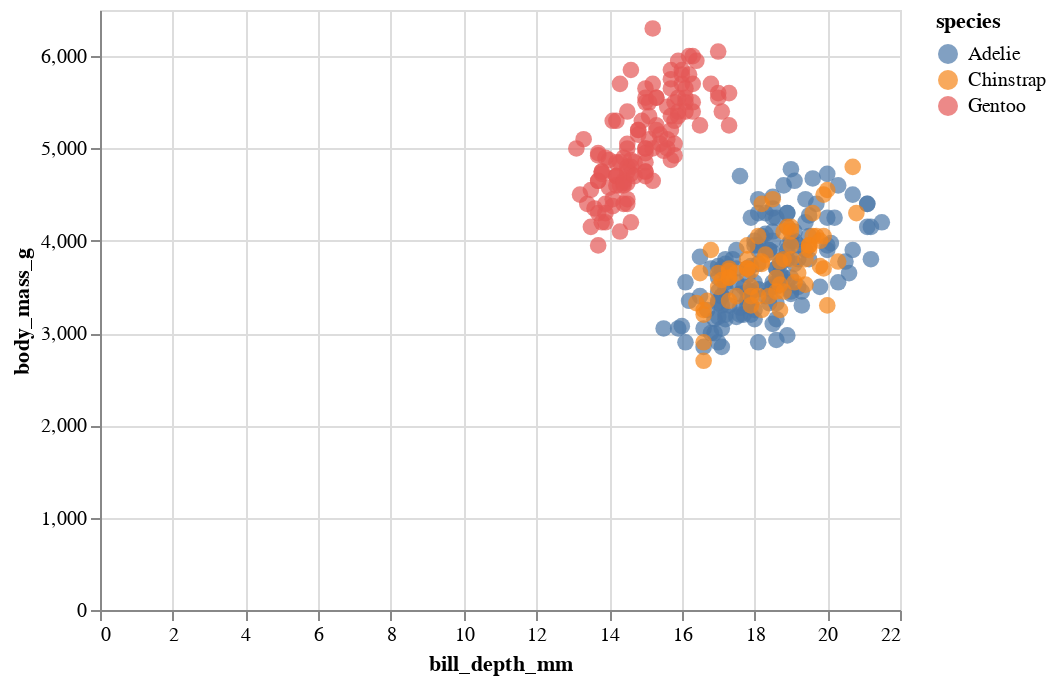

The code cell stored with this chart in its notebook:
### Code cell
alt.Chart(pg_data).mark_circle(size = 69).encode(
     x='bill_depth_mm',
     y='body_mass_g', 
     color = 'species',
     tooltip=['species', 'bill_depth_mm', 'body_mass_g']
 ).interactive()

### Figure 1 — Vega-Lite specification as saved in the notebook (floating-point values rounded to 4 significant figures; data arrays with more than 128 entries replaced by an {"elided": "..."} marker saying what was removed)
{"config": {"view": {"continuousWidth": 400, "continuousHeight": 300}}, "data": {"name": "data-d00e1631cca48c544438d30d2b470e8a"}, "mark": {"type": "circle", "size": 69}, "encoding": {"color": {"type": "nominal", "field": "species"}, "tooltip": [{"type": "nominal", "field": "species"}, {"type": "quantitative", "field": "bill_depth_mm"}, {"type": "quantitative", "field": "body_mass_g"}], "x": {"type": "quantitative", "field": "bill_depth_mm"}, "y": {"type": "quantitative", "field": "body_mass_g"}}, "selection": {"selector003": {"type": "interval", "bind": "scales", "encodings": ["x", "y"]}}, "$schema": "https://vega.github.io/schema/vega-lite/v4.8.1.json", "datasets": {"data-d00e1631cca48c544438d30d2b470e8a": {"elided": "344 records"}}}
